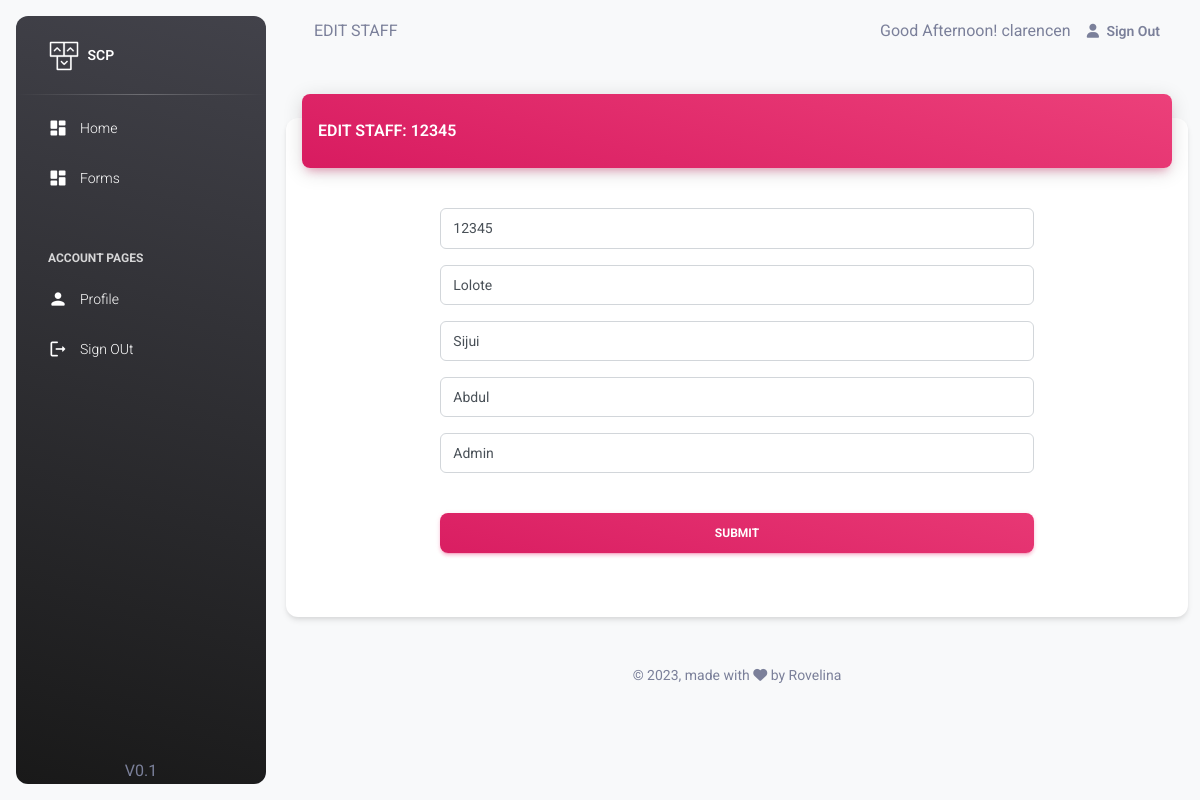
The app's page /pages/staff/edit_staff.php?id=12345 (signed in) with its own data.
### tables this page shows
CREATE TABLE `staff` (
  `staff_number` varchar(50) NOT NULL,
  `first_name` varchar(50) NOT NULL,
  `middle_name` varchar(50) NOT NULL,
  `staff_type` int(11) NOT NULL,
  `email` varchar(50) NOT NULL,
  `password` varchar(250) NOT NULL,
  `last_name` varchar(50) NOT NULL,
  `department` int(11) NOT NULL,
  `title` varchar(50) NOT NULL
);

### classes/Account.php (called while the page is built, shortened)
<?php
 class Account {
    public function staff_session_detail($sessin_id)
    {
        try{
            $db = getDB();
            $stmt = $db->prepare("SELECT staff_type,first_name,middle_name,last_name,staff_type FROM staff WHERE staff_number=:staff_number");
            $stmt->bindParam("staff_number", $sessin_id,PDO::PARAM_STR);
            $stmt->execute();
            $data = $stmt->fetch(PDO::FETCH_OBJ);
            return $data;
        }
        catch(PDOException $e) {
            echo '{"error":{"text":'. $e->getMessage() .'}}';
        }
    }
 }
?>

### classes/Staff.php (called while the page is built, shortened)
<?php
 class Staff {
    public function get_all_staff_type()
    {
        try{
            $db = getDB();
            $stmt = $db->prepare("SELECT *  FROM staff_type ");
            $stmt->execute();
            $data = $stmt->fetchAll();
            return $data;
        }
        catch(PDOException $e) {
            echo '{"error":{"text":'. $e->getMessage() .'}}';
        }
    }
    public function get_staff($id)
    {
        try{
            $db = getDB();
            $stmt = $db->prepare("SELECT *  FROM staff stf
            inner join staff_type stp on stp.type_id = stf.staff_type
            WHERE staff_number = :staff_number ");
            $stmt->bindParam("staff_number", $id,PDO::PARAM_STR);
            $stmt->execute();
            $data = $stmt->fetch(PDO::FETCH_OBJ);
            return $data;
        }
        catch(PDOException $e) {
            echo '{"error":{"get_staff":'. $e->getMessage() .'}}';
        }
    }
 }
?>

### pages/staff/edit_staff.php (the view, shortened to what this page needs)
<?php
    include('../session.php');
    $page_tittle = "EDIT STAFF ";
    $SessinUser=$account_class->staff_session_detail($login_session_id);
    $staff_types=$staff_class->get_all_staff_type();
    $id =$_GET['id'];
    $StaffData=$staff_class->get_staff($id);
?>
<!DOCTYPE html>
<html lang="en">
  <head>
    <?php include 'head.php';?>
  </head>
  <body class="g-sidenav-show  bg-gray-100">
    <?php include 'aside.php';?>
    <main class="main-content border-radius-lg ">
      <?php include 'navbar.php';?>
      <div class="container-fluid py-4">
        <div class="row">
          <div class="col-12">
            <div class="card my-4">
              <div class="card-header p-0 position-relative mt-n4 mx-3 z-index-2">
                <div class="bg-gradient-primary shadow-primary border-radius-lg pt-4 pb-3">
                  <div class="row">
                      <div class="col-6">
                        <h6 class="text-white  text-capitalize ps-3">EDIT  STAFF:   <?php  echo $id;?></h6>
                      </div>
                  </div>
                </div>
              </div>
              <div class="card-body px-0 pb-2">
                <div class="row">
                  <div class="col-2"></div>
                  <div class="col-8">
                    <form role="form" action="../actions/action_edit_staff.php"  method="post"class="text-start">
                      <div class="input-group input-group-outline my-3">
                        <input type="text" placeholder="Staff Number"  required readonly value ="<?php  echo $id;?>" name="staff_number" class="form-control">
                      </div>
                      <div class="input-group input-group-outline my-3">
                        <input type="text"  required placeholder="Firs Name"  value ="<?php  echo $StaffData->first_name;?>" name="first_name" class="form-control">
                      </div>
                      <div class="input-group input-group-outline mb-3">
                        <input type="text"   placeholder="Middle Name " required  value ="<?php  echo $StaffData->middle_name;?>" name="middle_name" class="form-control">
                      </div>
                      <div class="input-group input-group-outline mb-3">
                        <input type="text"   placeholder=" Last Name "  value ="<?php  echo $StaffData->last_name;?>" required name="last_name" class="form-control">
                      </div>
                      <div class="input-group input-group-outline mb-3">
                        <select class="form-control" name="staff_type"  required>
                          <?php
                            $selected_value = $StaffData->staff_type;
                            foreach ($staff_types as $staff_type) {
                              $selected = ($staff_type['type_id'] == $selected_value) ? 'selected' : '';
                              echo "<option value='{$staff_type['type_id']}' $selected>{$staff_type['type_name']}</option>";
                            }
                          ?>
                        </select>
                      </div>
                      <div class="text-center">
                        <button type="submit" name="Submit"  class="btn bg-gradient-primary w-100 my-4 mb-2">Submit</button>
                      </div>
                    </form>
                  </div>
                  <div class="col-2"></div>
                </div>
              </div>
              <div class="card-footer">
              </div>
            </div>
          </div>
        </div>
        <?php include 'footer.php';?>
      </div>
    </main>
  </body>
</html>

### pages/staff/navbar.php
<nav class="navbar navbar-main navbar-expand-lg px-0 mx-4 shadow-none border-radius-xl" id="navbarBlur" data-scroll="true">
  <div class="container-fluid py-1 px-3">
    <nav aria-label="breadcrumb">
      <?php echo $page_tittle;?>
    </nav>
    <div class="collapse navbar-collapse mt-sm-0 mt-2 me-md-0 me-sm-4" id="navbar">
      <div class="ms-md-auto pe-md-3 d-flex align-items-center">
      <?php
        $current_hour = date('H');
        if ($current_hour >= 5 && $current_hour < 12) {
            echo "Good Morning! ". $SessinUser->first_name;
        } elseif ($current_hour >= 12 && $current_hour < 18) {
            echo "Good Afternoon! ". $SessinUser->first_name;
        } else {
            echo "Good Evening! ". $SessinUser->first_name;
        }
      ?>
      </div>
      <ul class="navbar-nav  justify-content-end">
        <li class="nav-item d-flex align-items-center">
           <?php include '../sign_out_link.php';?>
        </li>
      </ul>
    </div>
  </div>
</nav>

### records on screen
staff: first_name "clarencen"
staff: first_name "Lolote", middle_name "Sijui", last_name "Abdul"

### other values on screen
$page_tittle "EDIT STAFF"
$id "12345"
form field staff_type "Admin"
